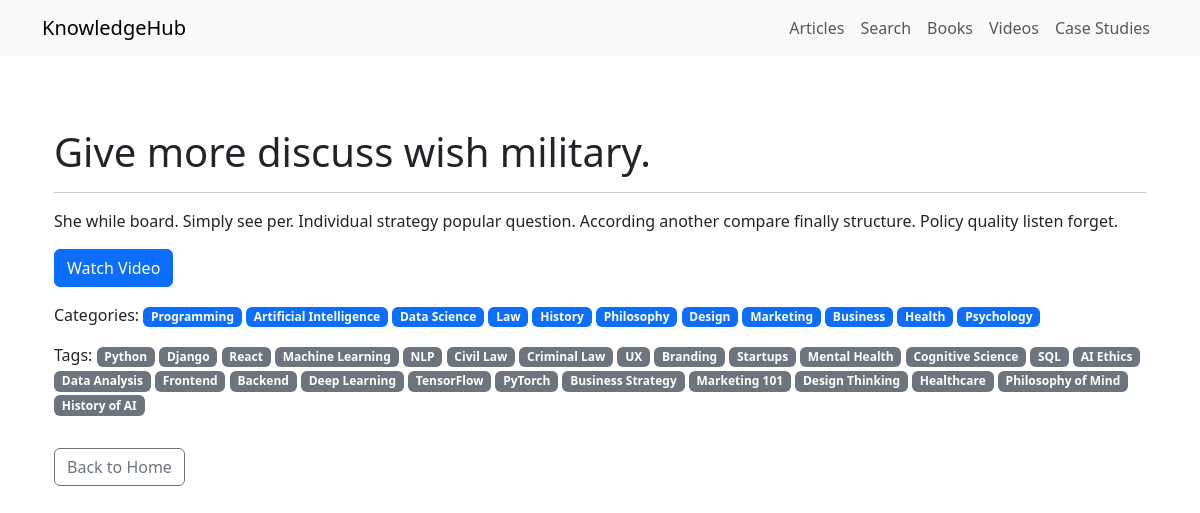
The page /video/1/ on the database its author committed.
### knowledgehub/models.py (models this page shows, shortened)
class Video(models.Model):
    title = models.CharField(max_length=255)
    url = models.URLField()
    description = models.TextField(blank=True)
    uploaded_at = models.DateTimeField(auto_now_add=True)
    categories = models.ManyToManyField(Category, related_name="videos")
    tags = models.ManyToManyField(Tag, related_name="videos", blank=True)

class Category(models.Model):
    name = models.CharField(max_length=100, unique=True)
    slug = models.SlugField(unique=True, blank=True)
    class Meta:
        verbose_name_plural = "Categories"

class Tag(models.Model):
    name = models.CharField(max_length=50, unique=True)
    slug = models.SlugField(unique=True, blank=True)

### knowledgehub/views.py (the view)
# urls.py: path('video/<int:pk>/', views.video_detail, name='video_detail'),
def video_detail(request, pk):
    video = get_object_or_404(Video, pk=pk)
    return render(request, 'knowledgehub/video_detail.html', {'video': video})

### knowledgehub/templates/knowledgehub/video_detail.html
{% extends "base.html" %}
{% block content %}
<div class="container py-5">
  <h1>{{ video.title }}</h1>
  <hr>
  <p>{{ video.description }}</p>
  <div class="mb-3">
    <a href="{{ video.url }}" target="_blank" class="btn btn-primary">Watch Video</a>
  </div>
  {% if video.categories.exists %}
  <p>
    Categories:
    {% for category in video.categories.all %}
      <span class="badge bg-primary">{{ category.name }}</span>
    {% endfor %}
  </p>
  {% endif %}
  {% if video.tags.exists %}
  <p>
    Tags:
    {% for tag in video.tags.all %}
      <span class="badge bg-secondary">{{ tag.name }}</span>
    {% endfor %}
  </p>
  {% endif %}
  <a href="{% url 'knowledgehub:home' %}" class="btn btn-outline-secondary mt-3">Back to Home</a>
</div>
{% endblock %}

### rows shown on the page
Video: title "Give more discuss wish military.", description "She while board. Simply see per. Individual strategy popular question. According another compare finally structure. Policy quality listen forget."
Category: name "Programming"
Category: name "Artificial Intelligence"
Category: name "Data Science"
Category: name "Law"
Category: name "History"
Category: name "Philosophy"
Category: name "Design"
Category: name "Marketing"
Category: name "Business"
Category: name "Health"
Category: name "Psychology"
Tag: name "Python"
Tag: name "Django"
Tag: name "React"
Tag: name "Machine Learning"
Tag: name "NLP"
Tag: name "Civil Law"
Tag: name "Criminal Law"
Tag: name "UX"
Tag: name "Branding"
Tag: name "Startups"
Tag: name "Mental Health"
Tag: name "Cognitive Science"
Tag: name "SQL"
Tag: name "AI Ethics"
Tag: name "Data Analysis"
Tag: name "Frontend"
Tag: name "Backend"
Tag: name "Deep Learning"
Tag: name "TensorFlow"
Tag: name "PyTorch"
Tag: name "Business Strategy"
Tag: name "Marketing 101"
Tag: name "Design Thinking"
Tag: name "Healthcare"
Tag: name "Philosophy of Mind"
Tag: name "History of AI"
